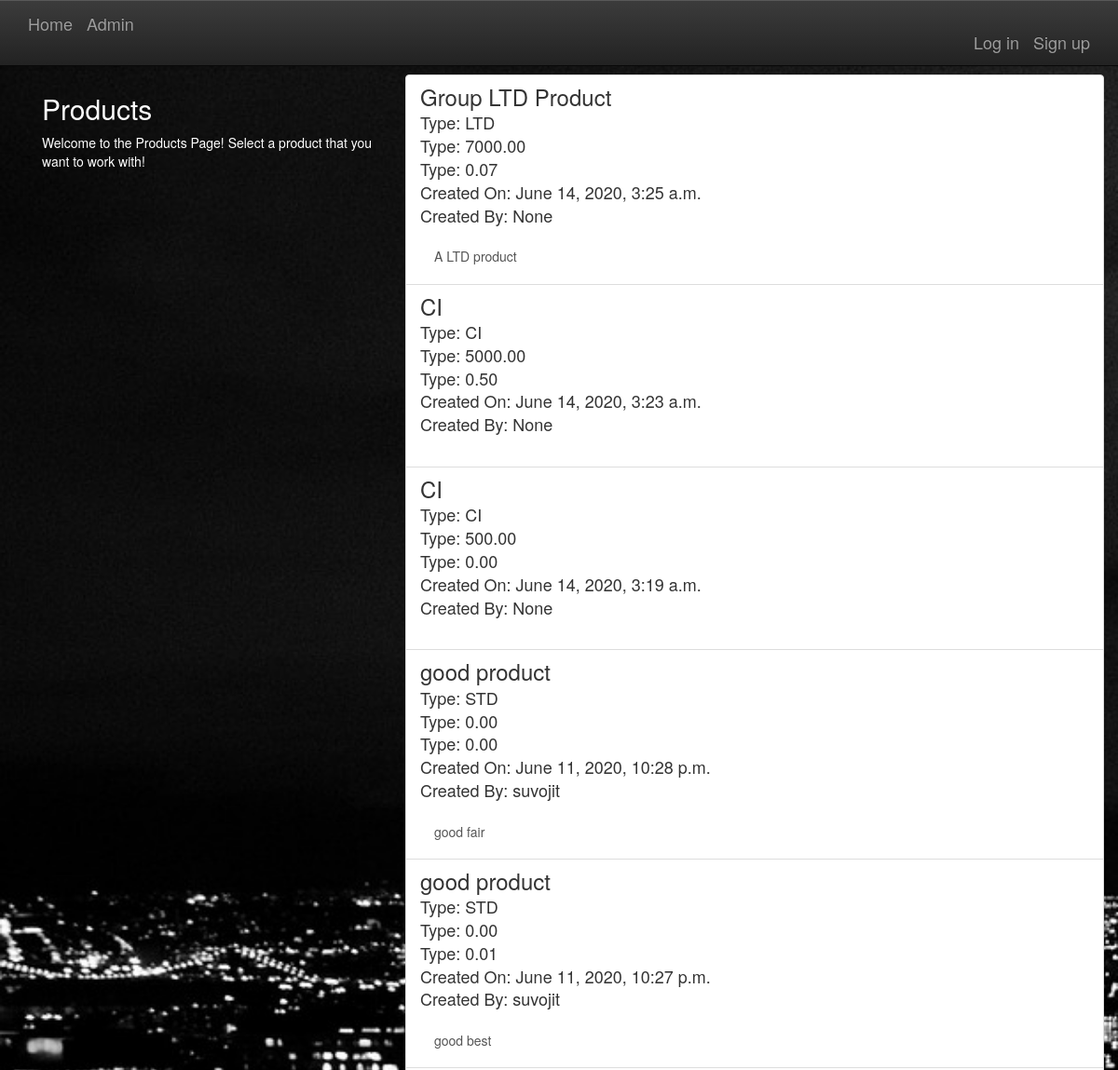
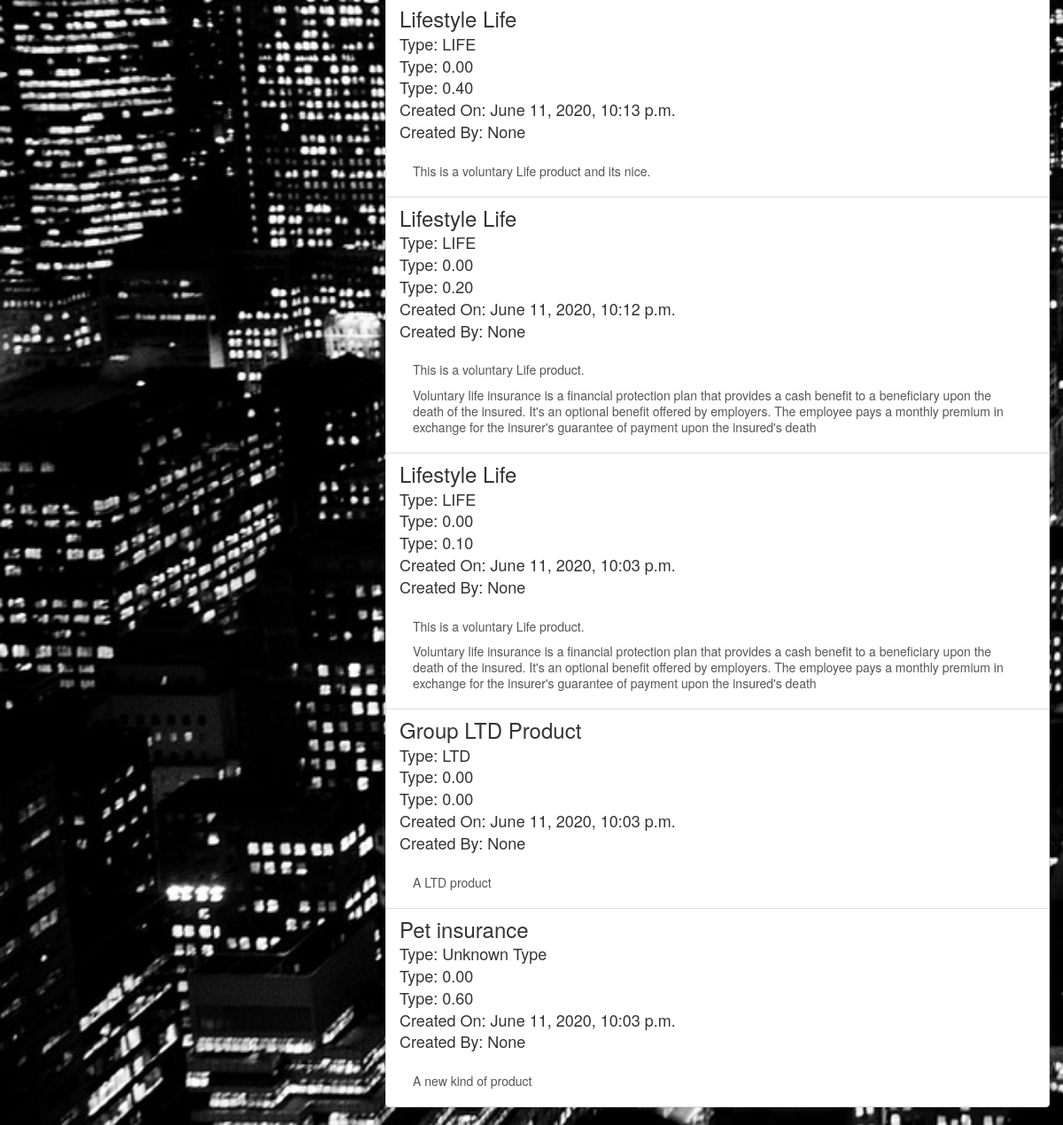
Screenshot of /products/ with the database file from the repository (2 pictures, top to bottom).
### products/models.py (models this page shows, shortened)
class Product(models.Model):
    productid = models.PositiveIntegerField()
    name = models.CharField(max_length=255)
    CHOOSE = 'Unknown Type'
    LIFE = 'LIFE'
    STD = 'STD'
    LTD = 'LTD'
    CI = 'CI'
    PRODUCT_CHOICES = (
        (CHOOSE, 'Unknown Type'),
        (LIFE, 'Life Insurance'),
        (STD, 'Short Term Disability'),
        (LTD, 'Long Term Disability'),
        (CI, 'Critical Illness'),
    )
    type = models.CharField(max_length=100,
                                      choices=PRODUCT_CHOICES,
                                      default=CHOOSE)
    slug = models.SlugField(allow_unicode=True)
    description = models.TextField(blank=True, default='')
    description_html = models.TextField(editable=False, default='', blank=True)
    coverage_limit = models.DecimalField(max_digits=10, decimal_places=2, default=0)
    price_per_1000_units = models.DecimalField(max_digits=4, decimal_places=2, default=0)
    creator = models.ForeignKey(User, on_delete=models.SET_NULL, null=True, blank=True)
    product_date = models.DateTimeField(auto_now=True)
    class Meta:
        ordering = ["-product_date"]
        unique_together = ("name", "type", "product_date")

### products/views.py (the view)
class ListProducts(generic.ListView):
    model = models.Product
    template_name = 'products/product_list.html'
    def get_queryset(self):
        return models.Product.objects.all()

### products/templates/products/product_list.html (shortened to what this page needs)
{% extends "products/product_base.html" %}
{% block preproduct %}
<div class="col-md-4">
	<div class="content">
		<h2>Products</h2>
		{% if not object_list %}
  			<p>No products available at this time! Go ahead and create a product if needed!</p>
		{% else %}
				<p>Welcome to the Products Page! Select a product that you want to work with!</p>
		{% endif %}
	</div>
</div>
{% endblock %}
{% block product_content %}
<div class="col-md-8">
	<div class="list-group">
		{% for product in object_list %}
			<a class="list-group-item" href="{% url 'products:single' pk=product.pk %}">
			     <h3 class="title list-group-item-heading">{{ product.name }}</h3>
					 <h4 class="title list-group-item-heading">Type: {{ product.type }}</h4>
					  <h4 class="title list-group-item-heading">Type: {{ product.coverage_limit }}</h4>
						 <h4 class="title list-group-item-heading">Type: {{ product.price_per_1000_units }}</h4>
					 <h4 class="title list-group-item-heading">Created On: {{ product.product_date }}</h4>
					 <h4 class="title list-group-item-heading">Created By: {{ product.creator }}</h4>
					 <br>
			<div class="list-group-item-text container-fluid">
				{{ product.description_html|safe }}
			</div>
		</a>
		{% endfor %}
	</div>
</div>
{% endblock %}

### static/simplesocial/css/master.css (style rules this page uses)
body { margin: 0; overflow: scroll; background-color: black; color:white; }
html, body { background: #000; height: 100%; }

### rows the page displays
Product: name "Group LTD Product", type "LTD", coverage_limit "7000.00", price_per_1000_units "0.07", product_date "June 14, 2020, 3:25 a.m.", creator "None", description_html "A LTD product"
Product: name "CI", type "CI", coverage_limit "5000.00", price_per_1000_units "0.50", product_date "June 14, 2020, 3:23 a.m.", creator "None"
Product: name "CI", type "CI", coverage_limit "500.00", price_per_1000_units "0.00", product_date "June 14, 2020, 3:19 a.m.", creator "None"
Product: name "good product", type "STD", coverage_limit "0.00", price_per_1000_units "0.00", product_date "June 11, 2020, 10:28 p.m.", creator "suvojit", description_html "good fair"
Product: name "good product", type "STD", coverage_limit "0.00", price_per_1000_units "0.01", product_date "June 11, 2020, 10:27 p.m.", creator "suvojit", description_html "good best"
Product: name "Lifestyle Life", type "LIFE", coverage_limit "0.00", price_per_1000_units "0.40", product_date "June 11, 2020, 10:13 p.m.", creator "None", description_html "This is a voluntary Life product and its nice."
Product: name "Lifestyle Life", type "LIFE", coverage_limit "0.00", price_per_1000_units "0.20", product_date "June 11, 2020, 10:12 p.m.", creator "None", description_html "This is a voluntary Life product. Voluntary life insurance is a financial protection plan that provides a cash benefit to a beneficiary upon the death of the insured. It's an optional benefit offered by employers. The employee pays a monthly premium in exchange for the insurer's guarantee of payment upon the insured's death"
Product: name "Lifestyle Life", type "LIFE", coverage_limit "0.00", price_per_1000_units "0.10", product_date "June 11, 2020, 10:03 p.m.", creator "None", description_html "This is a voluntary Life product. Voluntary life insurance is a financial protection plan that provides a cash benefit to a beneficiary upon the death of the insured. It's an optional benefit offered by employers. The employee pays a monthly premium in exchange for the insurer's guarantee of payment upon the insured's death"
Product: creator "None", description_html "A LTD product"
Product: name "Pet insurance", type "Unknown Type", coverage_limit "0.00", price_per_1000_units "0.60", product_date "June 11, 2020, 10:03 p.m.", creator "None", description_html "A new kind of product"
